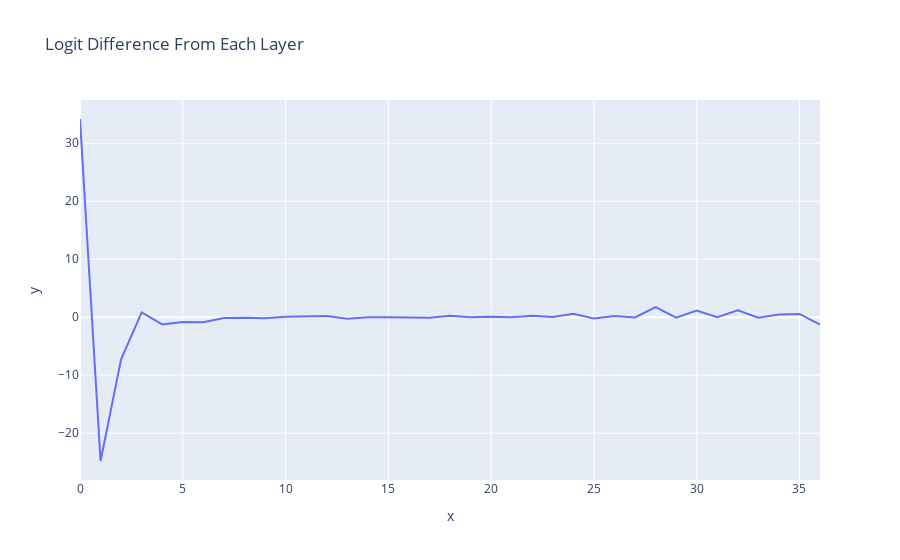

This figure's notebook cell:
### Code cell
from src.direct_logit_attribution import residual_stack_to_logit_diff
from src.utils import line

per_layer_residual, labels = cache.decompose_resid(
    layer=-1, pos_slice=-1, return_labels=True
)
per_layer_logit_diffs = residual_stack_to_logit_diff(
    per_layer_residual, 
    logit_diff_directions, 
    cache,
    tokens_per_group
)
line(per_layer_logit_diffs, hover_name=labels, title="Logit Difference From Each Layer")

### Figure 1 — Plotly figure (JSON) as saved in the notebook; plotly's stock layout.template omitted (floating-point values rounded to 4 significant figures)
{"data": [{"hovertemplate": "<b>%{hovertext}</b><br><br>x=%{x}<br>y=%{y}<extra></extra>", "hovertext": ["embed", "0_attn_out", "0_mlp_out", "1_attn_out", "1_mlp_out", "2_attn_out", "2_mlp_out", "3_attn_out", "3_mlp_out", "4_attn_out", "4_mlp_out", "5_attn_out", "5_mlp_out", "6_attn_out", "6_mlp_out", "7_attn_out", "7_mlp_out", "8_attn_out", "8_mlp_out", "9_attn_out", "9_mlp_out", "10_attn_out", "10_mlp_out", "11_attn_out", "11_mlp_out", "12_attn_out", "12_mlp_out", "13_attn_out", "13_mlp_out", "14_attn_out", "14_mlp_out", "15_attn_out", "15_mlp_out", "16_attn_out", "16_mlp_out", "17_attn_out", "17_mlp_out"], "legendgroup": "", "line": {"color": "#636efa", "dash": "solid"}, "marker": {"symbol": "circle"}, "mode": "lines", "name": "", "orientation": "v", "showlegend": false, "type": "scatter", "x": [0, 1, 2, 3, 4, 5, 6, 7, 8, 9, 10, 11, 12, 13, 14, 15, 16, 17, 18, 19, 20, 21, 22, 23, 24, 25, 26, 27, 28, 29, 30, 31, 32, 33, 34, 35, 36], "xaxis": "x", "y": [34.19, -24.79, -7.271, 0.8476, -1.243, -0.8398, -0.874, -0.1236, -0.08211, -0.1846, 0.06488, 0.1012, 0.1956, -0.2713, -0.01015, -0.02168, 0.002788, -0.09037, 0.2596, -0.007315, 0.06673, 0.01584, 0.2629, 0.05482, 0.6074, -0.2187, 0.2024, -0.04346, 1.75, -0.07628, 1.168, 0.005275, 1.215, -0.08096, 0.4646, 0.5641, -1.273], "yaxis": "y"}], "layout": {"legend": {"tracegroupgap": 0}, "title": {"text": "Logit Difference From Each Layer"}, "xaxis": {"anchor": "y", "domain": [0, 1], "title": {"text": "x"}}, "yaxis": {"anchor": "x", "domain": [0, 1], "title": {"text": "y"}}}}
